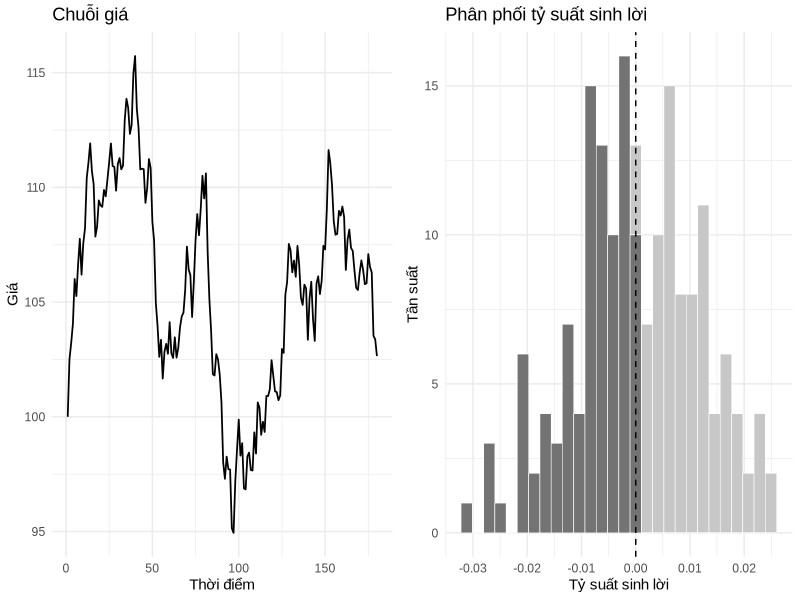

Source code (R):
## ---- chunk 1
#| label: fig-ch01-return-language
#| fig-cap: "Từ chuỗi giá sang tỷ suất sinh lời và trực giác về vùng đuôi trái"
#| fig-width: 8
#| fig-height: 5.6
#| echo: false
#| warning: false
#| message: false

library(ggplot2)
library(gridExtra)
library(tibble)

set.seed(20260523)

sim_returns <- c(NA_real_, rnorm(179, mean = 0.0004, sd = 0.012))
log_price <- log(100) + cumsum(ifelse(is.na(sim_returns), 0, sim_returns))

sim_df <- tibble(
  t = seq_along(log_price),
  price = exp(log_price),
  return = sim_returns
)

base_family <- "Arial"

p_price <- ggplot(sim_df, aes(x = t, y = price)) +
  geom_line(linewidth = 0.6, color = "black") +
  labs(
    title = "Chuỗi giá",
    x = "Thời điểm",
    y = "Giá"
  ) +
  theme_minimal(base_family = base_family, base_size = 11)

p_return <- ggplot(subset(sim_df, !is.na(return)), aes(x = return, fill = return < 0)) +
  geom_histogram(bins = 28, color = "white", linewidth = 0.2) +
  geom_vline(xintercept = 0, linetype = "dashed", linewidth = 0.5) +
  scale_fill_manual(values = c("TRUE" = "grey45", "FALSE" = "grey78"), guide = "none") +
  labs(
    title = "Phân phối tỷ suất sinh lời",
    x = "Tỷ suất sinh lời",
    y = "Tần suất"
  ) +
  theme_minimal(base_family = base_family, base_size = 11)

gridExtra::grid.arrange(p_price, p_return, ncol = 2)
## ---- chunk 2
#| label: tbl-ch01-risk-language
#| tbl-cap: "Ngôn ngữ cốt lõi của Chương 1"
#| echo: false
#| warning: false
#| message: false

library(knitr)

tibble::tibble(
  `Khái niệm` = c(
    "Tỷ suất sinh lời",
    "Tổn thất",
    "Volatility",
    "VaR",
    "Expected Shortfall (ES)"
  ),
  `Ký hiệu gợi ý` = c("r_t", "L_t = -r_t", "sigma hoặc sigma_t", "VaR_{alpha,t}", "ES_{alpha,t}"),
  `Cách hiểu ngắn` = c(
    "Mức thay đổi tương đối của giá trị đầu tư qua một kỳ",
    "Cách viết lại tỷ suất sinh lời để tập trung vào phía bất lợi",
    "Thước đo quy mô dao động của tỷ suất sinh lời",
    "Ngưỡng tổn thất ở một xác suất đuôi cho trước",
    "Mức tổn thất trung bình khi đã vượt qua ngưỡng VaR"
  ),
  `Vai trò trong cuốn sách` = c(
    "Dữ liệu đầu vào cơ sở cho toàn bộ phân tích",
    "Ngôn ngữ để phát biểu rủi ro đuôi",
    "Cầu nối từ phân phối sang mô hình động",
    "Thước đo ngưỡng rủi ro",
    "Thước đo độ nghiêm trọng của rủi ro đuôi"
  )
) |>
  knitr::kable(booktabs = TRUE, align = "llll")
